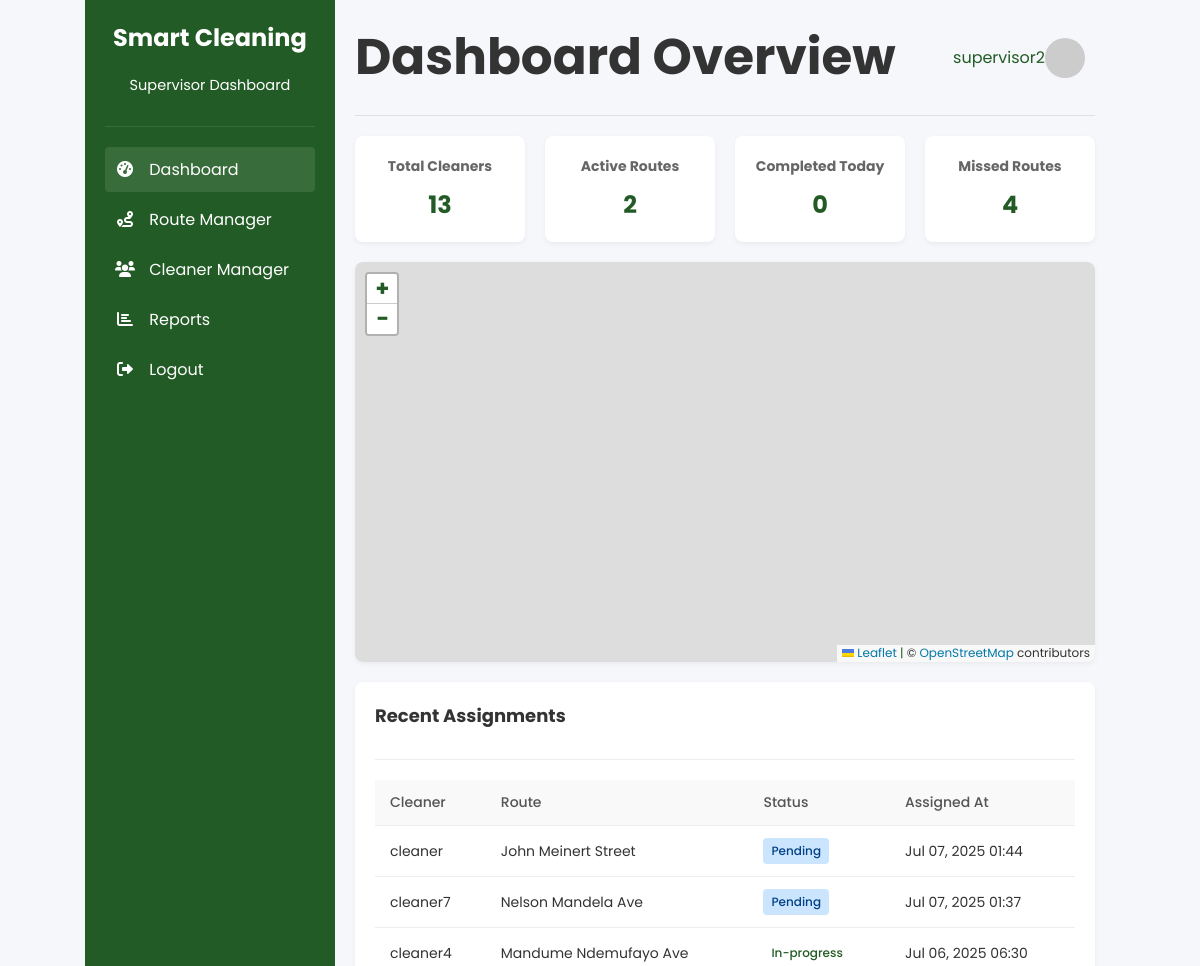
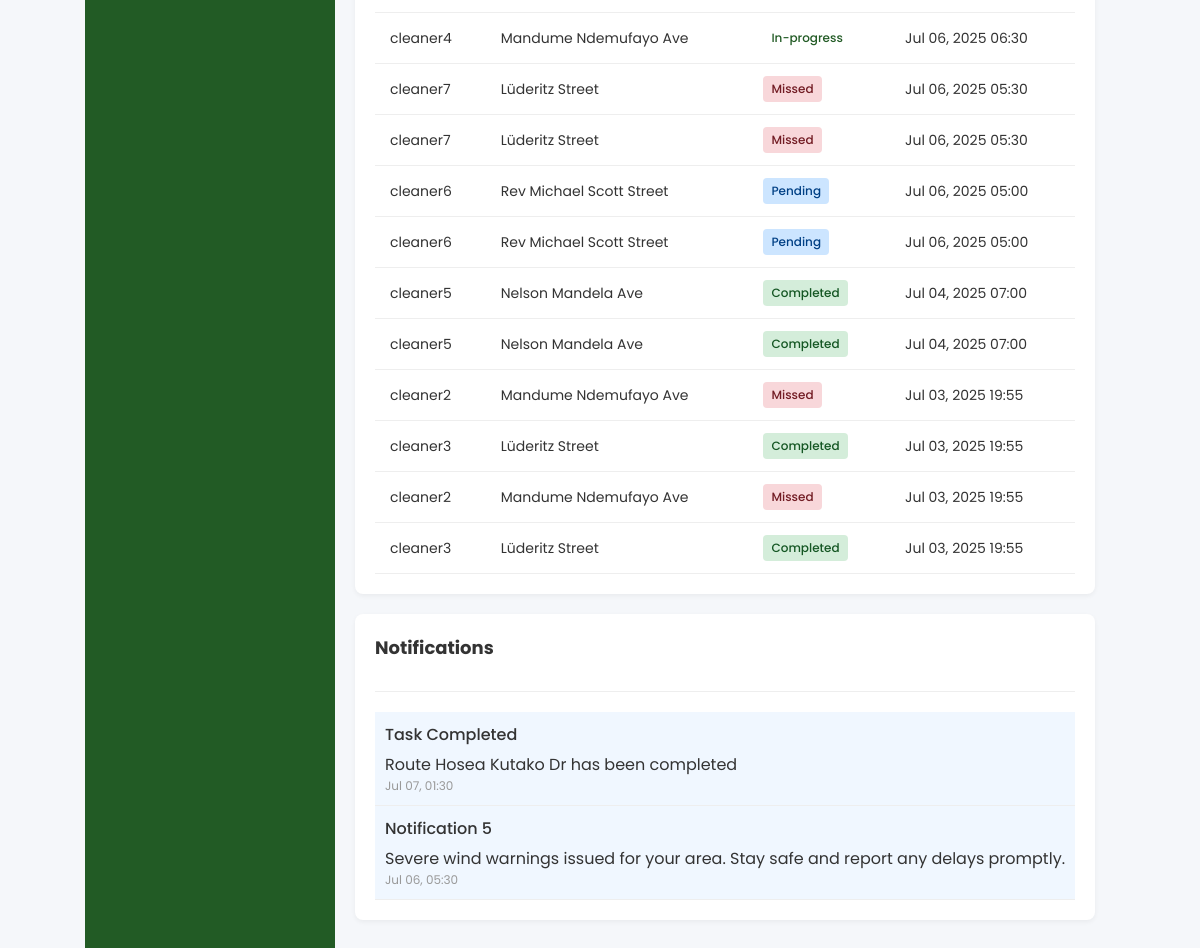
The app's page /Frontend/supervisor_dashboard.php (signed in) with its own data (2 pictures, top to bottom).
### tables this page shows
CREATE TABLE `assignments` (
  `id` int(11) NOT NULL,
  `cleaner_id` int(11) NOT NULL,
  `route_id` int(11) NOT NULL,
  `assigned_by` int(11) NOT NULL,
  `assigned_at` timestamp NOT NULL DEFAULT current_timestamp(),
  `status` enum('pending','in-progress','completed','missed') DEFAULT 'pending',
  `start_time` datetime DEFAULT NULL,
  `end_time` datetime DEFAULT NULL
);

CREATE TABLE `users` (
  `id` int(11) NOT NULL,
  `name` varchar(100) NOT NULL,
  `email` varchar(100) NOT NULL,
  `password` varchar(255) NOT NULL,
  `role` enum('supervisor','cleaner') NOT NULL,
  `registration_code` varchar(20) DEFAULT NULL,
  `created_at` timestamp NOT NULL DEFAULT current_timestamp()
);

CREATE TABLE `routes` (
  `id` int(11) NOT NULL,
  `name` varchar(100) NOT NULL,
  `coordinates` longtext NOT NULL CHECK (json_valid(`coordinates`)),
  `priority` enum('low','medium','high') DEFAULT 'medium',
  `estimated_time` int(11) DEFAULT NULL COMMENT 'Estimated cleaning time in minutes',
  `created_at` timestamp NOT NULL DEFAULT current_timestamp()
);

CREATE TABLE `notifications` (
  `id` int(11) NOT NULL,
  `user_id` int(11) NOT NULL,
  `title` varchar(100) NOT NULL,
  `message` text NOT NULL,
  `type` enum('assignment','alert','system','weather') NOT NULL,
  `is_read` tinyint(1) DEFAULT 0,
  `created_at` timestamp NOT NULL DEFAULT current_timestamp()
);

### Frontend/supervisor_dashboard.php (the view, shortened to what this page needs)
<?php
require_once 'config.php';
$notifications = [];
$result = $conn->query("SELECT * FROM notifications WHERE user_id = {$_SESSION['user_id']} ORDER BY created_at DESC LIMIT 5");
if ($result) {
    $notifications = $result->fetch_all(MYSQLI_ASSOC);
}
$cleaners = [];
$result = $conn->query("SELECT c.*, u.name FROM cleaners c JOIN users u ON c.user_id = u.id");
if ($result) {
    $cleaners = $result->fetch_all(MYSQLI_ASSOC);
}
$assignments = [];
$result = $conn->query("
    SELECT a.*, r.name as route_name, u.name as cleaner_name
    FROM assignments a
    JOIN routes r ON a.route_id = r.id
    JOIN cleaners cl ON a.cleaner_id = cl.id
    JOIN users u ON cl.user_id = u.id
    ORDER BY a.assigned_at DESC
");
if ($result) {
    $assignments = $result->fetch_all(MYSQLI_ASSOC);
}
?>
<!DOCTYPE html>
<html lang="en">
<head>
    <link rel="stylesheet" href="https://cdnjs.cloudflare.com/ajax/libs/font-awesome/6.0.0-beta3/css/all.min.css">
    <link rel="stylesheet" href="https://unpkg.com/leaflet@1.7.1/dist/leaflet.css" />
    <link rel="stylesheet" href="styles.css">
</head>
<body>
    <div class="dashboard">
        <div class="sidebar">
            <div class="sidebar-header">
                <h2>Smart Cleaning</h2>
                <p>Supervisor Dashboard</p>
            </div>
            <nav class="sidebar-nav">
                <ul>
                    <li><a href="supervisor_dashboard.php" class="active"><i class="fas fa-tachometer-alt"></i> Dashboard</a></li>
                    <li><a href="route_manager.php"><i class="fas fa-route"></i> Route Manager</a></li>
                    <li><a href="cleaner_manager.php"><i class="fas fa-users"></i> Cleaner Manager</a></li>
                    <li><a href="reports.php"><i class="fas fa-chart-bar"></i> Reports</a></li>
                    <li><a href="logout.php"><i class="fas fa-sign-out-alt"></i> Logout</a></li>
                </ul>
            </nav>
        </div>
        <div class="main-content">
            <div class="header">
                <h1>Dashboard Overview</h1>
                <div class="user-info">
                    <span><?= $_SESSION['name'] ?></span>
                    <img src="https://ui-avatars.com/api/?name=<?= urlencode($_SESSION['name']) ?>&background=225b25&color=fff" alt="User">
                </div>
            </div>
            <div class="stats-grid">
                <div class="stat-card">
                    <h3>Total Cleaners</h3>
                    <div class="value"><?= count($cleaners) ?></div>
                </div>
                <div class="stat-card">
                    <h3>Active Routes</h3>
                    <div class="value"><?= count(array_filter($assignments, fn($a) => $a['status'] === 'in-progress')) ?></div>
                </div>
                <div class="stat-card">
                    <h3>Completed Today</h3>
                    <div class="value">
                        <?= count(array_filter($assignments, fn($a) => $a['status'] === 'completed' && date('Y-m-d', strtotime($a['end_time'])) === date('Y-m-d'))) ?>
                    </div>
                </div>
                <div class="stat-card">
                    <h3>Missed Routes</h3>
                    <div class="value"><?= count(array_filter($assignments, fn($a) => $a['status'] === 'missed')) ?></div>
                </div>
            </div>
            <div class="map-container">
                <div id="map"></div>
            </div>
            <div class="section">
                <div class="section-header">
                    <h2 class="section-title">Recent Assignments</h2>
                </div>
                <table>
                    <thead>
                        <tr>
                            <th>Cleaner</th>
                            <th>Route</th>
                            <th>Status</th>
                            <th>Assigned At</th>
                        </tr>
                    </thead>
                    <tbody>
                        <?php foreach ($assignments as $assignment): ?>
                            <tr>
                                <td><?= $assignment['cleaner_name'] ?></td>
                                <td><?= $assignment['route_name'] ?></td>
                                <td>
                                    <span class="status-badge status-<?= str_replace('-', '_', $assignment['status']) ?>">
                                        <?= ucfirst($assignment['status']) ?>
                                    </span>
                                </td>
                                <td><?= date('M d, Y H:i', strtotime($assignment['assigned_at'])) ?></td>
                            </tr>
                        <?php endforeach; ?>
                    </tbody>
                </table>
            </div>
            <div class="section">
                <div class="section-header">
                    <h2 class="section-title">Notifications</h2>
                </div>
                <div>
                    <?php foreach ($notifications as $notification): ?>
                        <div class="notification-item <?= $notification['is_read'] ? '' : 'unread' ?>">
                            <div class="notification-title"><?= $notification['title'] ?></div>
                            <div><?= $notification['message'] ?></div>
                            <div class="notification-time">
                                <?= date('M d, H:i', strtotime($notification['created_at'])) ?>
                            </div>
                        </div>
                    <?php endforeach; ?>
                </div>
            </div>
        </div>
    </div>
</body>
</html>

### Frontend/assets/css/styles.css (style rules this page uses)
* { font-family: 'Poppins', serif; box-sizing: border-box; margin: 0; padding: 0; }
body { display: flex; justify-content: center; align-items: center; height: 100vh; background: linear-gradient(to top, #c1dfc4 0%, #deecdd 100%); color: #333; }
h2 { font-size: 34; text-align: center; margin-bottom: 20px; }
p { text-align: center; font-size: 14.5px; margin-bottom: 10px; }
h1 { font-size: 50px; }
span { color: #225b25; }
body { font-family: 'Poppins', sans-serif; margin: 0; padding: 0; background: #f5f7fa; color: #333; }
.dashboard { display: grid; grid-template-columns: 250px 1fr; min-height: 100vh; }
.sidebar { background: #225b25; color: white; padding: 20px; position: sticky; top: 0; height: 100vh; overflow-y: auto; }
.main-content { padding: 20px; height: calc(100vh - 40px); overflow-y: auto; }
.header { display: flex; justify-content: space-between; align-items: center; margin-bottom: 20px; padding-bottom: 20px; border-bottom: 1px solid #e0e0e0; }
.stats-grid { display: grid; grid-template-columns: repeat(auto-fit, minmax(200px, 1fr)); gap: 15px; margin-bottom: 20px; }
.stat-card { background: white; padding: 15px; border-radius: 8px; box-shadow: 0 2px 5px rgba(0,0,0,0.05); text-align: center; }
.map-container { height: 300px; background: white; border-radius: 8px; box-shadow: 0 2px 5px rgba(0,0,0,0.05); margin-bottom: 20px; position: relative; }
table { width: 100%; border-collapse: collapse; font-size: 14px; }
.status-badge { display: inline-block; padding: 3px 8px; border-radius: 4px; font-size: 12px; font-weight: 500; }
.status-badge { display: inline-block; padding: 4px 8px; border-radius: 4px; font-size: 12px; font-weight: 500; }
.status-pending { background: #cce5ff; color: #004085; }
.status-completed { background: #d4edda; color: #155724; }
.status-missed { background: #f8d7da; color: #721c24; }
.status-pending { background: #e2e3e5; color: #383d41; }

### Frontend/supervisor_dashboard.php (style rules this page uses)
.dashboard { display: grid; grid-template-columns: 250px 1fr; min-height: 100vh; background-color: #f5f7fa; }
.sidebar { background: #225b25; color: white; padding: 20px; }
.sidebar-header { padding-bottom: 20px; border-bottom: 1px solid rgba(255,255,255,0.1); margin-bottom: 20px; }
.sidebar-nav ul { list-style: none; }
.sidebar-nav li a { display: block; padding: 10px; color: white; text-decoration: none; border-radius: 4px; margin-bottom: 5px; transition: background 0.3s; }
.sidebar-nav li a:hover, .sidebar-nav li a.active { background: rgba(255,255,255,0.1); }
.sidebar-nav li a i { margin-right: 10px; width: 20px; text-align: center; }
.main-content { padding: 20px; }
.header { display: flex; justify-content: space-between; align-items: center; margin-bottom: 20px; padding-bottom: 20px; border-bottom: 1px solid #e0e0e0; }
.user-info { display: flex; align-items: center; }
.user-info img { width: 40px; height: 40px; border-radius: 50%; margin-right: 10px; }
.stats-grid { display: grid; grid-template-columns: repeat(4, 1fr); gap: 20px; margin-bottom: 20px; }
.stat-card { background: white; padding: 20px; border-radius: 8px; box-shadow: 0 2px 5px rgba(0,0,0,0.05); }
.stat-card h3 { font-size: 14px; color: #666; margin-bottom: 10px; }
.stat-card .value { font-size: 24px; font-weight: bold; color: #225b25; }
.map-container { height: 400px; background: white; border-radius: 8px; box-shadow: 0 2px 5px rgba(0,0,0,0.05); margin-bottom: 20px; overflow: hidden; }
#map { height: 100%; width: 100%; }
.section { background: white; border-radius: 8px; box-shadow: 0 2px 5px rgba(0,0,0,0.05); padding: 20px; margin-bottom: 20px; }
.section-header { display: flex; justify-content: space-between; align-items: center; margin-bottom: 20px; padding-bottom: 10px; border-bottom: 1px solid #eee; }
.section-title { font-size: 18px; font-weight: bold; }
table { width: 100%; border-collapse: collapse; }
table th, table td { padding: 12px 15px; text-align: left; border-bottom: 1px solid #eee; }
table th { background: #f9f9f9; font-weight: 500; color: #555; }
.status-badge { display: inline-block; padding: 4px 8px; border-radius: 4px; font-size: 12px; font-weight: 500; }
.status-pending { background: #cce5ff; color: #004085; }
.status-completed { background: #d4edda; color: #155724; }
.status-missed { background: #f8d7da; color: #721c24; }
.notification-item { padding: 10px; border-bottom: 1px solid #eee; }
.notification-item.unread { background: #f0f7ff; }
.notification-title { font-weight: 500; margin-bottom: 5px; }
.notification-time { font-size: 12px; color: #999; }

### records on screen
assignments: users.name "cleaner", route.name "John Meinert Street", status "Pending", assigned_at "Jul 07, 2025 01:44"
assignments: users.name "cleaner7", route.name "Nelson Mandela Ave", status "Pending", assigned_at "Jul 07, 2025 01:37"
assignments: users.name "cleaner4", route.name "Mandume Ndemufayo Ave", status "In-progress", assigned_at "Jul 06, 2025 06:30"
assignments: users.name "cleaner4", route.name "Mandume Ndemufayo Ave", status "In-progress", assigned_at "Jul 06, 2025 06:30"
assignments: users.name "cleaner7", route.name "Lüderitz Street", status "Missed", assigned_at "Jul 06, 2025 05:30"
assignments: users.name "cleaner7", route.name "Lüderitz Street", status "Missed", assigned_at "Jul 06, 2025 05:30"
assignments: users.name "cleaner6", route.name "Rev Michael Scott Street", status "Pending", assigned_at "Jul 06, 2025 05:00"
assignments: users.name "cleaner6", route.name "Rev Michael Scott Street", status "Pending", assigned_at "Jul 06, 2025 05:00"
assignments: users.name "cleaner5", route.name "Nelson Mandela Ave", status "Completed", assigned_at "Jul 04, 2025 07:00"
assignments: users.name "cleaner5", route.name "Nelson Mandela Ave", status "Completed", assigned_at "Jul 04, 2025 07:00"
assignments: users.name "cleaner2", route.name "Mandume Ndemufayo Ave", status "Missed", assigned_at "Jul 03, 2025 19:55"
assignments: users.name "cleaner3", route.name "Lüderitz Street", status "Completed", assigned_at "Jul 03, 2025 19:55"
assignments: users.name "cleaner2", route.name "Mandume Ndemufayo Ave", status "Missed", assigned_at "Jul 03, 2025 19:55"
assignments: users.name "cleaner3", route.name "Lüderitz Street", status "Completed", assigned_at "Jul 03, 2025 19:55"
notifications: title "Task Completed", message "Route Hosea Kutako Dr has been completed", created_at "Jul 07, 01:30"
notifications: title "Notification 5", message "Severe wind warnings issued for your area. Stay safe and report any delays promptly.", created_at "Jul 06, 05:30"

### other values on screen
$_SESSION['name'] "supervisor2"
count($cleaners) "13"
count(array_filter($assignments, fn($a) => $a['status'] === 'missed')) "4"
